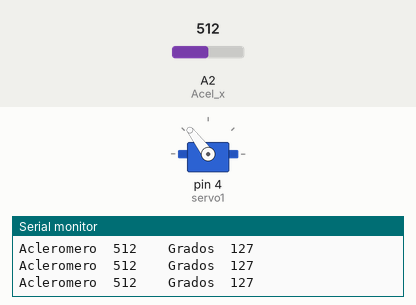
A sketch run on a simulated Arduino Uno, built with avr-gcc and run on an emulated ATmega328P. Shown: servo, the last lines printed to the serial monitor. The test bench sets the inputs (shaded band); at power-on: A2 (Acel_x) = 512.

Above: at 1.2 s.
1.3 s: A2 (Acel_x) set to 716
At 2.0 s:
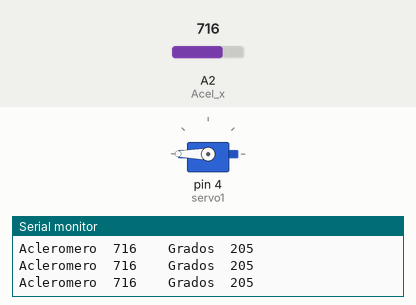
2.8 s: A2 (Acel_x) set to 306
At 4.1 s:
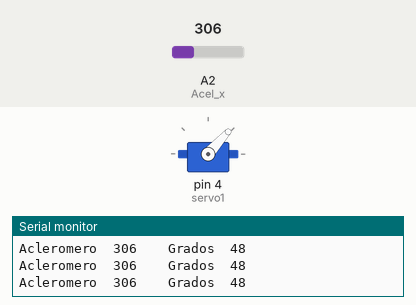
4.4 s: A2 (Acel_x) set to 122
At 5.2 s:
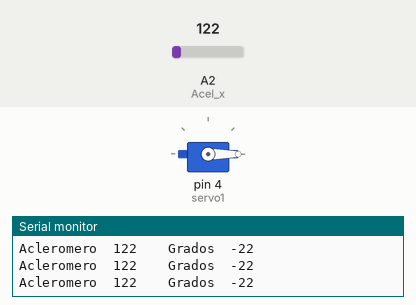
5.9 s: A2 (Acel_x) set to 900
At 6.9 s:
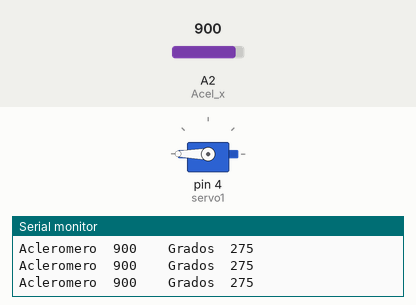
7.4 s: A2 (Acel_x) set to 0
At 7.8 s:
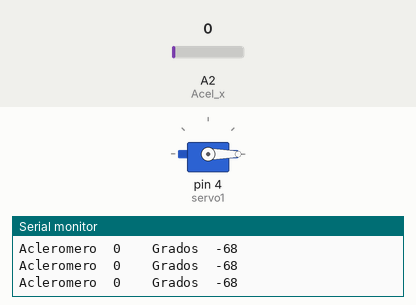
Timing chart, 0 to 9.9 s (numbered marks = the images above; inputs shaded):
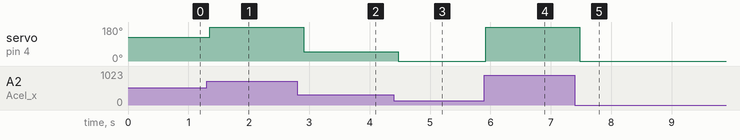

The sketch:

Acel_servo.ino
```cpp
/*Xabier Rosas
 * controlar un servo 0 a 179º mediante acelerometro analoxico
 *
 *
 */


#include <Servo.h> // Incluie a libreria para controlar o servo. https://www.arduino.cc/en/Reference/Servo

Servo servo1;      // crea o obxecto para o control do servo

#define Serv 4    // saída onde conectamos o servo.
#define Acel_x A2  // Entrada conectada o acelerómetro (X)

int i = 0;        // Declara e inicia a variable i, para o contador

int fil = 100;     //declara e inicia a variable para o filtro por media

int AX = 0;       // Variable para a entrada analóxica conectada o acelerómetro X

int Grad = 0;     // Variable para a saída conectada o servo.

void setup() {
  Serial.begin(9600);     // Inicia a comunicación serie a 9600 bits por segundo
  servo1.attach(4);       // Activa o servo e o fixa a saída 4

  pinMode (Acel_x, INPUT); // Pin Acel_x como entrada

}

void loop() {
  long MAX =0;
  for (i=0; i < fil; i++) {
    AX = analogRead(Acel_x);
    MAX = MAX+AX;
    }
  MAX = MAX/fil;
  Serial.print ("Acleromero");
    Serial.print("\t");
    Serial.print (MAX);
    Grad = map (MAX,180,512,0,127);
  Serial.print("\t\t");
  Serial.print ("Grados");
  Serial.print("\t");
  Serial.println (Grad);
  servo1.write(Grad);
  delay (100);


}
```

Measured:
- after the input at 1.3 s, servo on pin 4 (servo1): 127° → 180° after 0.05 s
- after the input at 2.8 s, servo on pin 4 (servo1): 180° → 48° after 0.11 s
- after the input at 4.4 s, servo on pin 4 (servo1): 48° → 0° after 0.07 s
- after the input at 5.9 s, servo on pin 4 (servo1): 0° → 180° at once
- after the input at 7.4 s, servo on pin 4 (servo1): 180° → 0° after 0.08 s
